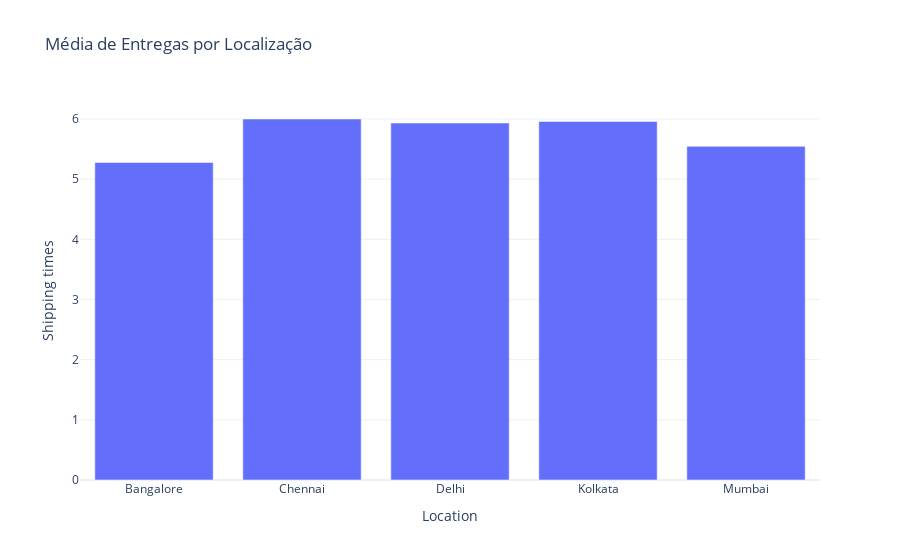

The notebook cell saved with this chart:
### Code cell
# Calcula a média de entregas por customer demographics
media_entregas_por_demografia = df.groupby('Location')['Shipping times'].mean().reset_index()

# Cria o gráfico de barras
fig7 = px.bar(media_entregas_por_demografia, 
             x='Location', 
             y='Shipping times', 
             title='Média de Entregas por Localização')

# Exibe o gráfico
fig7.show()

### Figure 1 — Plotly figure (JSON) as saved in the notebook; plotly's stock layout.template omitted (floating-point values rounded to 4 significant figures)
{"data": [{"alignmentgroup": "True", "hovertemplate": "Location=%{x}<br>Shipping times=%{y}<extra></extra>", "legendgroup": "", "marker": {"color": "#636efa", "pattern": {"shape": ""}}, "name": "", "offsetgroup": "", "orientation": "v", "showlegend": false, "textposition": "auto", "type": "bar", "x": ["Bangalore", "Chennai", "Delhi", "Kolkata", "Mumbai"], "xaxis": "x", "y": [5.278, 6, 5.933, 5.96, 5.545], "yaxis": "y"}], "layout": {"autosize": true, "barmode": "relative", "legend": {"tracegroupgap": 0}, "title": {"text": "Média de Entregas por Localização"}, "xaxis": {"anchor": "y", "autorange": true, "domain": [0, 1], "range": [-0.5, 4.5], "title": {"text": "Location"}, "type": "category"}, "yaxis": {"anchor": "x", "autorange": true, "domain": [0, 1], "range": [0, 6.316], "title": {"text": "Shipping times"}, "type": "linear"}}}
